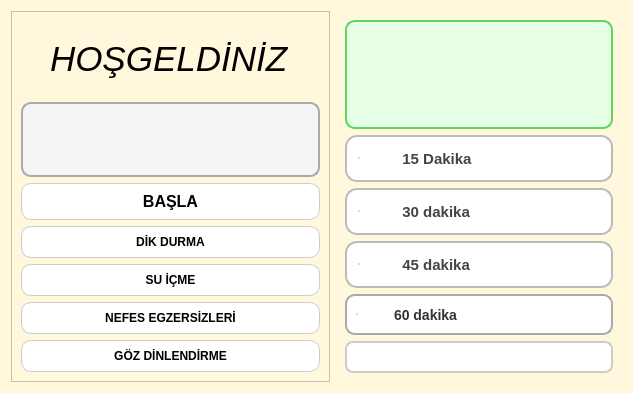
<?xml version="1.0" encoding="UTF-8"?>
<ui version="4.0">
 <class>Widget</class>
 <widget class="QWidget" name="Widget">
  <property name="enabled">
   <bool>true</bool>
  </property>
  <property name="geometry">
   <rect>
    <x>0</x>
    <y>0</y>
    <width>633</width>
    <height>393</height>
   </rect>
  </property>
  <property name="font">
   <font>
    <kerning>true</kerning>
   </font>
  </property>
  <property name="windowTitle">
   <string>Widget</string>
  </property>
  <property name="styleSheet">
   <string notr="true">QWidget {
    background-color: #FFF8DC;  /* Çok açık sarımsı krem */
}

</string>
  </property>
  <layout class="QGridLayout" name="gridLayout_2">
   <item row="0" column="4">
    <widget class="QWidget" name="frameReminderOptions" native="true">
     <property name="styleSheet">
      <string notr="true">QRadioButton {
    background-color: #ffffff;
    border: 2px solid #bbb;
    border-radius: 12px;
    padding: 12px;
    font-size: 15px;
    font-weight: bold;
    color: #444;
    min-width: 150px;
    text-align: center;
    qproperty-iconSize: 20px 20px;
}

QRadioButton::indicator {
    width: 0px;  /* klasik yuvarlağı gizle */
}

QRadioButton:hover {
    background-color: #f0f8ff;
    border: 2px solid #88c;
}

QRadioButton:checked {
    background-color: #d0f0c0;
    border: 2px solid #4CAF50;
    color: #2b4;
}
</string>
     </property>
     <layout class="QGridLayout" name="gridLayout">
      <item row="3" column="1">
       <widget class="QRadioButton" name="radioButton3">
        <property name="styleSheet">
         <string notr="true">QRadioButton {
    background-color: #ffffff;
    border: 2px solid #bbb;
    border-radius: 12px;
    padding: 12px;
    font-size: 15px;
    font-weight: bold;
    color: #444;
    min-width: 150px;
    text-align: center;
    qproperty-iconSize: 20px 20px;
}

QRadioButton::indicator {
    width: 0px;  /* klasik yuvarlağı gizle */
}

QRadioButton:hover {
    background-color: #f0f8ff;
    border: 2px solid #88c;
}

QRadioButton:checked {
    background-color: #d0f0c0;
    border: 2px solid #4CAF50;
    color: #2b4;
}

</string>
        </property>
        <property name="text">
         <string>         45 dakika</string>
        </property>
       </widget>
      </item>
      <item row="1" column="1">
       <widget class="QRadioButton" name="radioButton1">
        <property name="autoFillBackground">
         <bool>false</bool>
        </property>
        <property name="styleSheet">
         <string notr="true">QRadioButton {
    background-color: #ffffff;
    border: 2px solid #bbb;
    border-radius: 12px;
    padding: 12px;
    font-size: 15px;
    font-weight: bold;
    color: #444;
    min-width: 150px;
    text-align: center;
    qproperty-iconSize: 20px 20px;
}

QRadioButton::indicator {
    width: 0px;  /* klasik yuvarlağı gizle */
}

QRadioButton:hover {
    background-color: #f0f8ff;
    border: 2px solid #88c;
}

QRadioButton:checked {
    background-color: #d0f0c0;
    border: 2px solid #4CAF50;
    color: #2b4;
}

</string>
        </property>
        <property name="text">
         <string>         15 Dakika</string>
        </property>
       </widget>
      </item>
      <item row="2" column="1">
       <widget class="QRadioButton" name="radioButton2">
        <property name="styleSheet">
         <string notr="true">QRadioButton {
    background-color: #ffffff;
    border: 2px solid #bbb;
    border-radius: 12px;
    padding: 12px;
    font-size: 15px;
    font-weight: bold;
    color: #444;
    min-width: 150px;
    text-align: center;
    qproperty-iconSize: 20px 20px;
}

QRadioButton::indicator {
    width: 0px;  /* klasik yuvarlağı gizle */
}

QRadioButton:hover {
    background-color: #f0f8ff;
    border: 2px solid #88c;
}

QRadioButton:checked {
    background-color: #d0f0c0;
    border: 2px solid #4CAF50;
    color: #2b4;
}
</string>
        </property>
        <property name="text">
         <string>         30 dakika</string>
        </property>
       </widget>
      </item>
      <item row="4" column="1">
       <widget class="QRadioButton" name="radioButton4">
        <property name="styleSheet">
         <string notr="true">QRadioButton {
    background-color: #ffffff;
    border: 2px solid #aaa;
    border-radius: 10px;
    padding: 10px;
    font-size: 14px;
    font-weight: bold;
    color: #333;
}

QRadioButton::indicator {
    width: 0px;  /* yuvarlak noktasını gizle */
}

QRadioButton:checked {
    background-color: #d0eaff;
    border: 2px solid #3399ff;
    color: #000;
}
</string>
        </property>
        <property name="text">
         <string>        60 dakika</string>
        </property>
       </widget>
      </item>
      <item row="5" column="1">
       <widget class="QPushButton" name="buttonBack">
        <property name="styleSheet">
         <string notr="true">QPushButton {
    background-color: #ffffff;
    border: 2px solid #ccc;
    border-radius: 8px;
    padding: 6px 12px;
    font-weight: bold;
    font-size: 14px;
    color: #333;
}
QPushButton:hover {
    background-color: #f0f0f0;
}
</string>
        </property>
        <property name="text">
         <string/>
        </property>
       </widget>
      </item>
      <item row="0" column="1">
       <widget class="QLabel" name="label_hatirlatmaOnayi">
        <property name="styleSheet">
         <string notr="true"> background-color: #e6ffe6;
 color: #2d862d;
 border: 2px solid #5cd65c;
 border-radius: 10px;
 padding: 8px;
 font-weight: bold;
</string>
        </property>
        <property name="text">
         <string/>
        </property>
       </widget>
      </item>
     </layout>
    </widget>
   </item>
   <item row="0" column="2">
    <widget class="QFrame" name="frame">
     <property name="frameShape">
      <enum>QFrame::Shape::StyledPanel</enum>
     </property>
     <property name="frameShadow">
      <enum>QFrame::Shadow::Raised</enum>
     </property>
     <layout class="QGridLayout" name="gridLayout_3">
      <item row="1" column="0" colspan="2">
       <widget class="QLabel" name="label_gorev">
        <property name="styleSheet">
         <string notr="true">QLabel {
    background-color: #f5f5f5;
    border: 2px solid #aaa;
    border-radius: 10px;
    padding: 10px;
    color: #333;
    font-size: 16px;
    font-weight: bold;
}
</string>
        </property>
        <property name="text">
         <string/>
        </property>
        <property name="alignment">
         <set>Qt::AlignmentFlag::AlignCenter</set>
        </property>
        <property name="wordWrap">
         <bool>true</bool>
        </property>
       </widget>
      </item>
      <item row="2" column="0" colspan="2">
       <widget class="QPushButton" name="startButton">
        <property name="enabled">
         <bool>true</bool>
        </property>
        <property name="font">
         <font>
          <family>Segoe UI</family>
          <pointsize>12</pointsize>
          <italic>false</italic>
          <bold>true</bold>
          <kerning>false</kerning>
         </font>
        </property>
        <property name="styleSheet">
         <string notr="true">QPushButton {
    background-color: white;
    border: 1px solid #ccc;
    border-radius: 10px;
    font-weight: bold;
    color: black;
    padding: 8px;
}

QPushButton:hover {
    background-color: #f0f0f0;
    border: 1px solid #999;
}
</string>
        </property>
        <property name="text">
         <string>BAŞLA</string>
        </property>
       </widget>
      </item>
      <item row="5" column="0" colspan="2">
       <widget class="QPushButton" name="button3">
        <property name="enabled">
         <bool>true</bool>
        </property>
        <property name="styleSheet">
         <string notr="true">QPushButton {
    background-color: white;
    border: 1px solid #ccc;
    border-radius: 10px;
    font-weight: bold;
    color: black;
    padding: 8px;
}

QPushButton:hover {
    background-color: #f0f0f0;
    border: 1px solid #999;
}


</string>
        </property>
        <property name="text">
         <string>NEFES EGZERSİZLERİ</string>
        </property>
        <property name="icon">
         <iconset>
          <normaloff>../../../Downloads/breathing.png</normaloff>../../../Downloads/breathing.png</iconset>
        </property>
        <property name="iconSize">
         <size>
          <width>25</width>
          <height>25</height>
         </size>
        </property>
       </widget>
      </item>
      <item row="6" column="0" colspan="2">
       <widget class="QPushButton" name="button4">
        <property name="enabled">
         <bool>true</bool>
        </property>
        <property name="styleSheet">
         <string notr="true">QPushButton {
    background-color: white;
    border: 1px solid #ccc;
    border-radius: 10px;
    font-weight: bold;
    color: black;
    padding: 8px;
}

QPushButton:hover {
    background-color: #f0f0f0;
    border: 1px solid #999;
}
</string>
        </property>
        <property name="text">
         <string>GÖZ DİNLENDİRME</string>
        </property>
        <property name="icon">
         <iconset>
          <normaloff>../../../Downloads/eyes.png</normaloff>../../../Downloads/eyes.png</iconset>
        </property>
        <property name="iconSize">
         <size>
          <width>25</width>
          <height>25</height>
         </size>
        </property>
       </widget>
      </item>
      <item row="4" column="0" colspan="2">
       <widget class="QPushButton" name="button2">
        <property name="enabled">
         <bool>true</bool>
        </property>
        <property name="styleSheet">
         <string notr="true">QPushButton {
    background-color: white;
    border: 1px solid #ccc;
    border-radius: 10px;
    font-weight: bold;
    color: black;
    padding: 8px;
}

QPushButton:hover {
    background-color: #f0f0f0;
    border: 1px solid #999;
}
</string>
        </property>
        <property name="text">
         <string>SU İÇME</string>
        </property>
        <property name="icon">
         <iconset>
          <normaloff>../../../Downloads/mineral-water.png</normaloff>../../../Downloads/mineral-water.png</iconset>
        </property>
        <property name="iconSize">
         <size>
          <width>25</width>
          <height>25</height>
         </size>
        </property>
       </widget>
      </item>
      <item row="3" column="0" colspan="2">
       <widget class="QPushButton" name="button1">
        <property name="enabled">
         <bool>true</bool>
        </property>
        <property name="minimumSize">
         <size>
          <width>299</width>
          <height>29</height>
         </size>
        </property>
        <property name="styleSheet">
         <string notr="true">QPushButton {
    background-color: white;
    border: 1px solid #ccc;
    border-radius: 10px;
    font-weight: bold;
    color: black;
    padding: 8px;
}

QPushButton:hover {
    background-color: #f0f0f0;
    border: 1px solid #999;
}

</string>
        </property>
        <property name="text">
         <string>DİK DURMA</string>
        </property>
        <property name="icon">
         <iconset>
          <normaloff>../../../Downloads/orthopedics.png</normaloff>../../../Downloads/orthopedics.png</iconset>
        </property>
        <property name="iconSize">
         <size>
          <width>24</width>
          <height>24</height>
         </size>
        </property>
       </widget>
      </item>
      <item row="0" column="0" colspan="2" alignment="Qt::AlignmentFlag::AlignHCenter">
       <widget class="QLabel" name="labelWelcome">
        <property name="enabled">
         <bool>true</bool>
        </property>
        <property name="font">
         <font>
          <family>Segoe UI</family>
          <pointsize>26</pointsize>
          <italic>true</italic>
          <hintingpreference>PreferDefaultHinting</hintingpreference>
          <fontweight>DemiBold</fontweight>
         </font>
        </property>
        <property name="styleSheet">
         <string notr="true">font: 600 italic 26pt &quot;Segoe UI&quot;;</string>
        </property>
        <property name="text">
         <string>HOŞGELDİNİZ</string>
        </property>
        <property name="alignment">
         <set>Qt::AlignmentFlag::AlignLeading|Qt::AlignmentFlag::AlignLeft|Qt::AlignmentFlag::AlignVCenter</set>
        </property>
       </widget>
      </item>
     </layout>
    </widget>
   </item>
  </layout>
 </widget>
 <resources/>
 <connections/>
</ui>
